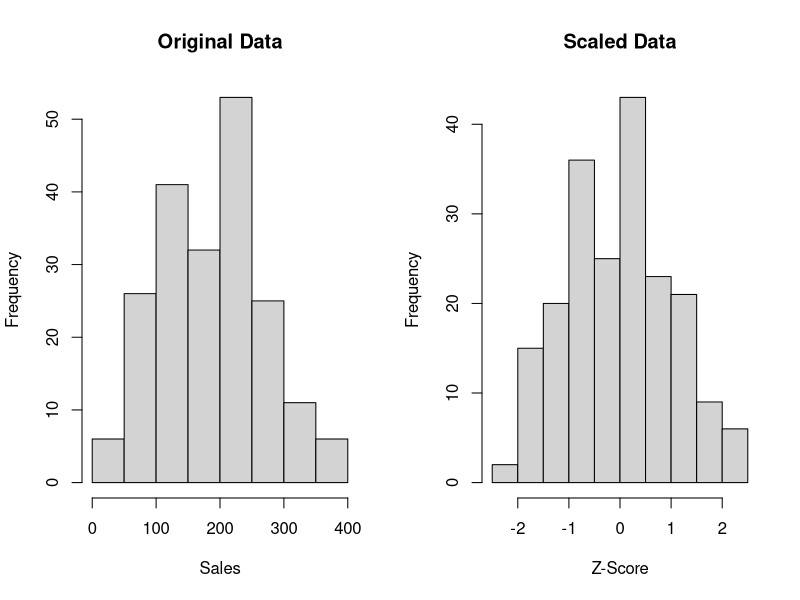

The R source for this figure:
#--------------------------------#
#### 1. 음반 판매량 데이터 수집 ####
#--------------------------------#
albums = read.csv("album.csv")

#--------------------------------#
#### 2. scale() 함수 적용 ####
#--------------------------------#
z_score_sales = scale(albums$sales)

#--------------------------------#
#### 3. 기본함수 시각화 ####
#--------------------------------#

par(mfrow = c(1, 2))
hist(albums$sales, main = "Original Data", xlab = "Sales")
hist(z_score_sales, main ="Scaled Data", xlab = "Z-Score")
